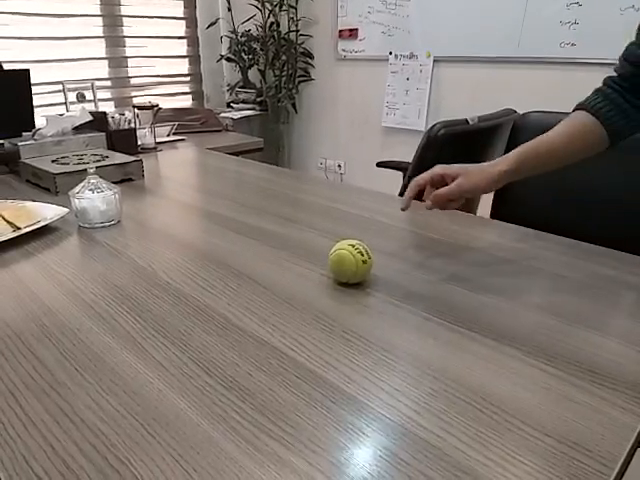
#> input picture frame 29 of lessons/opencv 2nd session/ball.mp4, 640 x 480 px
$ python ball_detection_video.py
#> lines starting #> are read from the running program, lines starting #| are printed output that depends on the picture; after the words box and inside, x2 and y2 are one past the last pixel; in counts of white or black regions, pixels touching at a corner belong together
import cv2
import numpy as np

vid = cv2.VideoCapture("ball.mp4")

ret, img = vid.read()
#> img is the input picture: shape (480, 640, 3); mean B, G, R 117, 123.7, 132.4
if (not ret) or img is None:
    exit(1)

lower = np.array([28, 77, 82])
upper = np.array([154, 255, 255])


while True:
    hsv_img = cv2.cvtColor(img, cv2.COLOR_BGR2HSV) # converts to hsv (hue saturation value)
#> hsv_img: shape (480, 640, 3); mean H, S, V 24.4, 40.8, 133.2

    bin_img = cv2.inRange(hsv_img, lower, upper) # converts from hsv to binay range
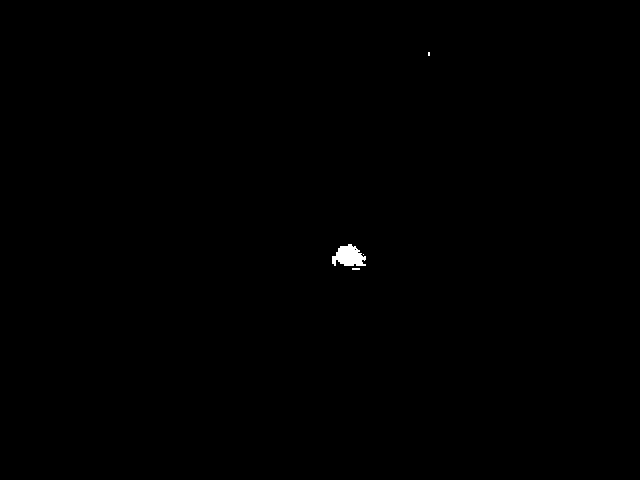
#> bin_img: shape (480, 640); 0.17% white; 4 white regions (3 under 20 px), largest, box (x1, y1, x2, y2) and area: (332, 244, 366, 266) 510

    bin_img = cv2.dilate(bin_img, None, iterations=4)
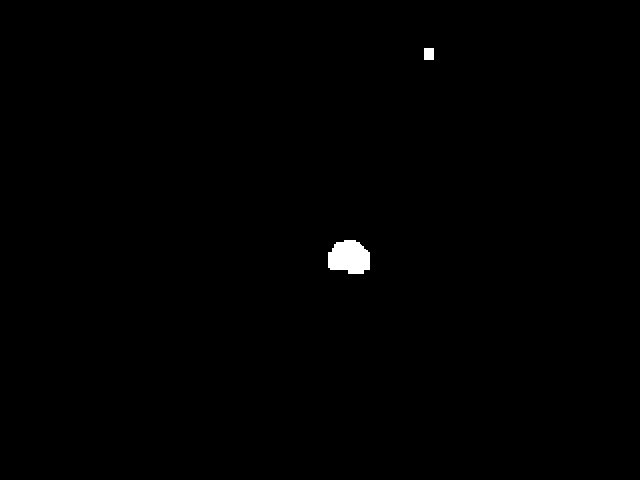
#> bin_img: shape (480, 640); 0.41% white; 2 white regions, box (x1, y1, x2, y2) and area: (328, 240, 370, 274) 1141, (424, 48, 434, 60) 120
    bin_img = cv2.erode(bin_img, None, iterations=2)
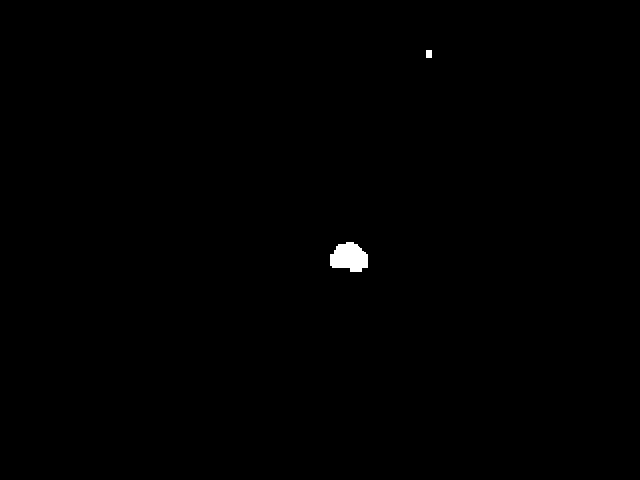
#> bin_img: shape (480, 640); 0.29% white; 2 white regions

    and_img = cv2.bitwise_and(img, img, mask=bin_img) # just returns the important parts

    cnts, _ = cv2.findContours(bin_img, cv2.RETR_EXTERNAL, cv2.CHAIN_APPROX_NONE)
#> cnts = 2 contours; box (x1, y1, x2, y2) and area: (330, 242, 368, 272) 793, (426, 50, 432, 58) 35

    max_contour = sorted(cnts, key=cv2.contourArea, reverse=True)[0]
#> max_contour = contour of 118 points, box (x1, y1, x2, y2) (330, 242, 368, 272), area 793

    M = cv2.moments(max_contour)
#> M = moments, m00 793, centre m10/m00, m01/m00 = (348.9, 257.1)
    cX = int(M["m10"]/M["m00"])
#> cX = 348
    cY = int(M["m01"]/M["m00"])
#> cY = 257

    (x, y), r = cv2.minEnclosingCircle(max_contour)
#> x = 348.5; y = 260.5; r = 19.61
    c = int(x), int(y)
#> c = (348, 260)
    r = int(r)
#> r = 19
    cv2.circle(img, c, r, (0, 255, 0), 2)

    #cv2.drawContours(img, [max_contour], -1, (0, 0, 255), 2)
    cv2.circle(img, (cX, cY), 2, (0, 0, 255), -1)
#> img: shape (480, 640, 3); mean B, G, R 116.9, 123.8, 132.3

    #x, y, w, h =  cv2.boundingRect(max_contour)
    #cv2.rectangle(img, (x, y), (x+w, y+h), (255, 0, 0), 2)

    rect = cv2.minAreaRect(max_contour)
#> rect = ((348.5, 256.5), (29, 37), -90)
    box = cv2.boxPoints(rect)
#> box = [[367, 271], [330, 271], [330, 242], [367, 242]]
    box = box.astype(int)
    cv2.drawContours(img, [box], -1, (255, 0, 0), 2)
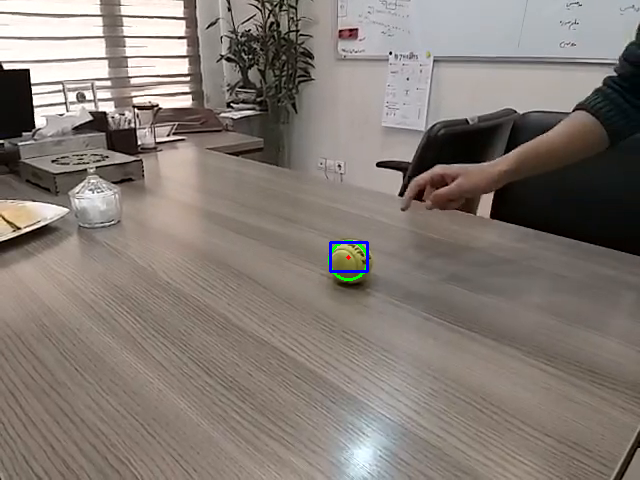
#> img: shape (480, 640, 3); mean B, G, R 117.2, 123.6, 132.2

    cv2.imshow("ball", img)
    if cv2.waitKey(30) == ord('q'):break
#> (key q is pressed here)

    ret, img = vid.read()
    if (not ret) or img is None:
        vid = cv2.VideoCapture("ball.mp4")
        ret, img = vid.read()

cv2.destroyAllWindows()

$ run again, starting later in the video
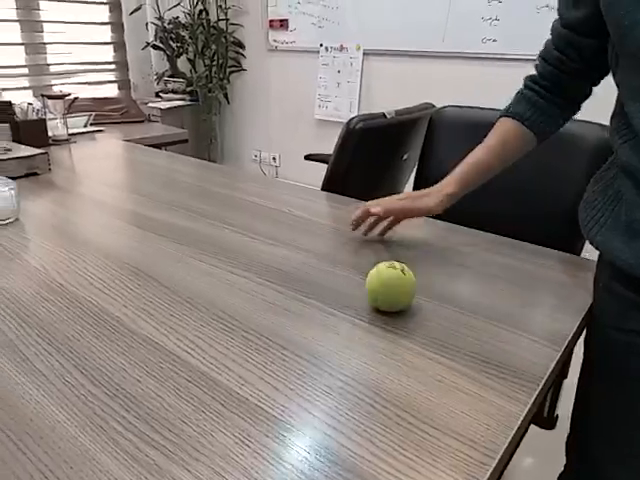
#> input picture frame 132 of lessons/opencv 2nd session/ball.mp4, 640 x 480 px
#> img is the input picture: shape (480, 640, 3); mean B, G, R 118, 122.9, 130.7
#> hsv_img: shape (480, 640, 3); mean H, S, V 35.8, 41, 132.1
#> `bin_img = cv2.erode(bin_img, None, iterations=2)`:
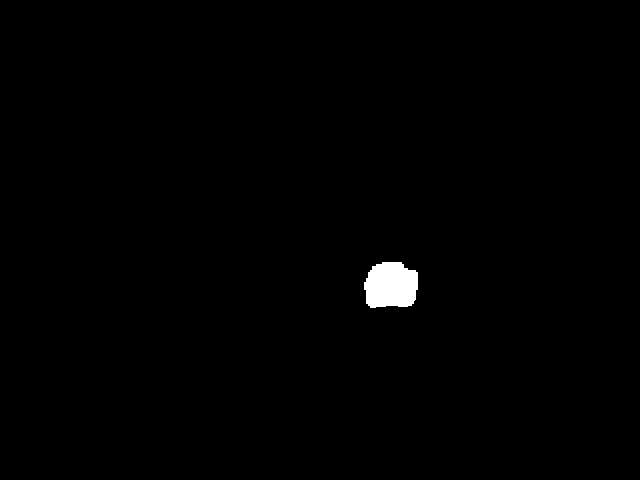
#> bin_img: shape (480, 640); 0.68% white; 1 white region
#> cnts = 1 contour; box (x1, y1, x2, y2) and area: (364, 262, 418, 308) 1988
#> max_contour = contour of 177 points, box (x1, y1, x2, y2) (364, 262, 418, 308), area 1988
#> M = moments, m00 1987.5, centre m10/m00, m01/m00 = (390.6, 285.2)
#> cX = 390
#> cY = 285
#> `(x, y), r = cv2.minEnclosingCircle(max_contour)`: x = 391.5; y = 287.5; r = 29.84
#> c = (391, 287)
#> `r = int(r)`: r = 29
#> rect = ((390.5, 284.5), (45, 53), -90)
#> box = [[417, 307], [364, 307], [364, 262], [417, 262]]
#> `cv2.drawContours(img, [box], -1, (255, 0, 0), 2)`:
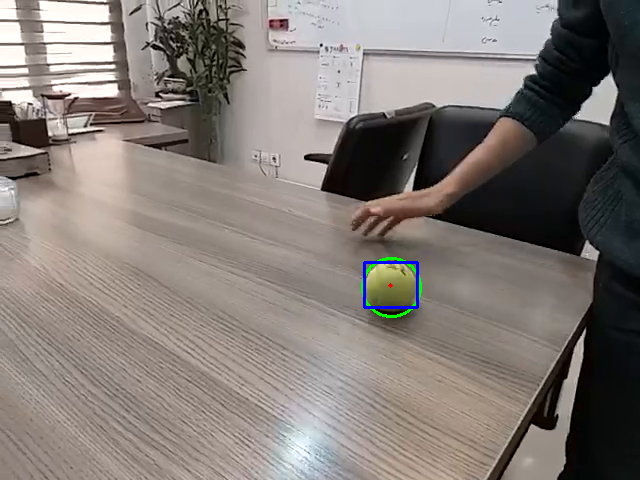
#> img: shape (480, 640, 3); mean B, G, R 118.3, 122.9, 130.4

$ run again, starting later in the video
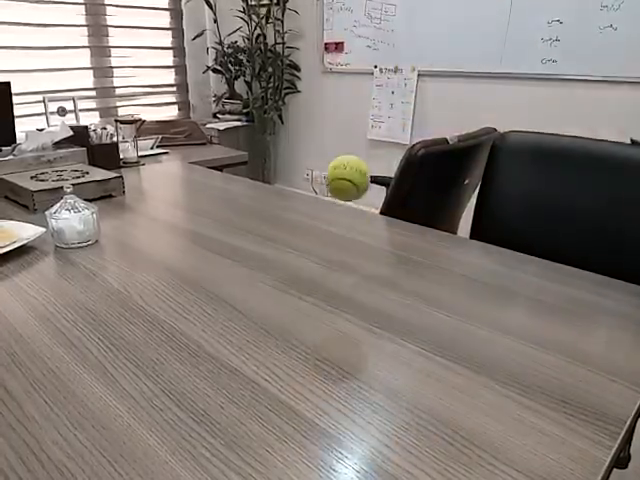
#> input picture frame 235 of lessons/opencv 2nd session/ball.mp4, 640 x 480 px
#> img is the input picture: shape (480, 640, 3); mean B, G, R 122.2, 127.9, 135.9
#> hsv_img: shape (480, 640, 3); mean H, S, V 28, 36.1, 136.9
#> `bin_img = cv2.erode(bin_img, None, iterations=2)`:
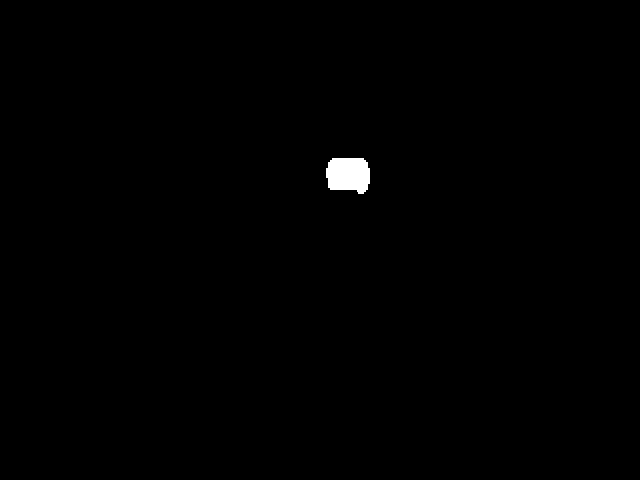
#> bin_img: shape (480, 640); 0.43% white; 1 white region
#> cnts = 1 contour; box (x1, y1, x2, y2) and area: (326, 158, 370, 194) 1262
#> max_contour = contour of 143 points, box (x1, y1, x2, y2) (326, 158, 370, 194), area 1262
#> M = moments, m00 1261.5, centre m10/m00, m01/m00 = (348, 174.1)
#> cX = 348
#> cY = 174
#> `(x, y), r = cv2.minEnclosingCircle(max_contour)`: x = 347.5; y = 175.5; r = 23.72
#> c = (347, 175)
#> `r = int(r)`: r = 23
#> rect = ((347.5, 175.5), (35, 43), -90)
#> box = [[369, 193], [326, 193], [326, 158], [369, 158]]
#> `cv2.drawContours(img, [box], -1, (255, 0, 0), 2)`:
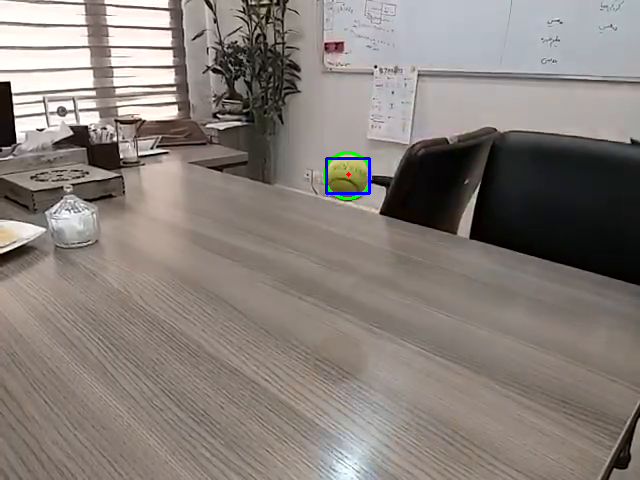
#> img: shape (480, 640, 3); mean B, G, R 122.3, 127.8, 135.6
